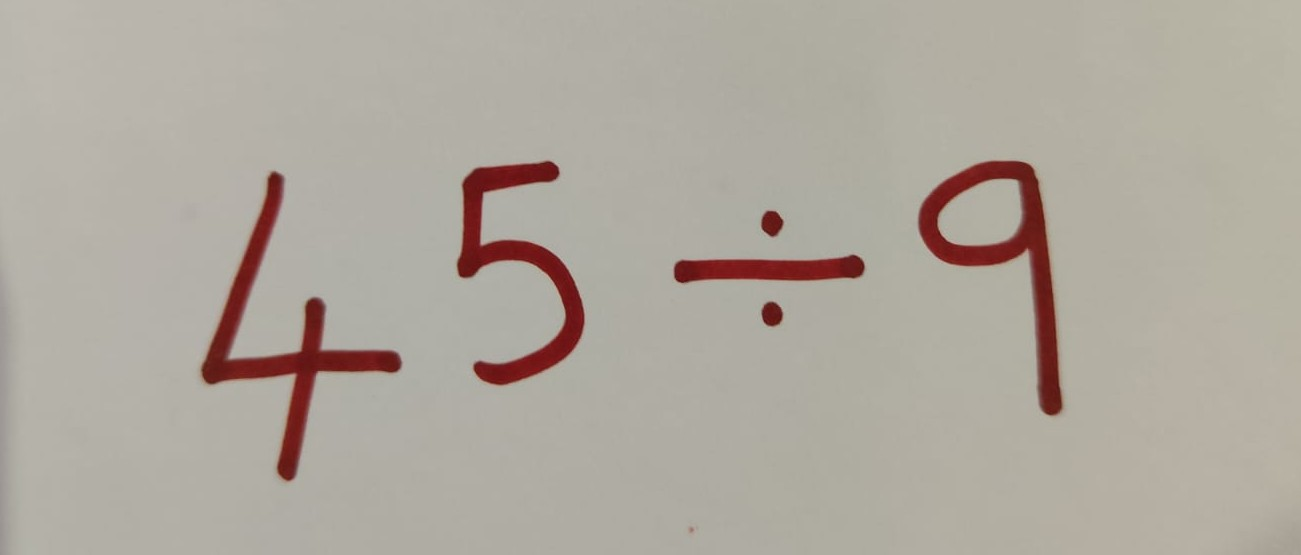
#> input picture backend/test.jpeg, 1301 x 555 px
$ python -i solver.py   (imports and definitions only)
#> lines starting #> are read from the running program, lines starting #| are printed output that depends on the picture; after the words box and inside, x2 and y2 are one past the last pixel; in counts of white or black regions, pixels touching at a corner belong together
from transformers import TrOCRProcessor, VisionEncoderDecoderModel
from PIL import Image
import sympy as sp
import cv2
import re
import numpy as np

# [1 line not run here, left out]


# [3 lines that did not run here, left out]
# [3 lines that did not run here, left out]
# [1 line not run here, left out]


def preprocess_image(image_path):
    # Read image
#> called with image_path = 'test.jpeg'
    img = cv2.imread(image_path)
#> img is the input picture: shape (555, 1301, 3); mean B, G, R 158.5, 168.3, 175.2

    # Convert to grayscale
    gray = cv2.cvtColor(img, cv2.COLOR_BGR2GRAY)
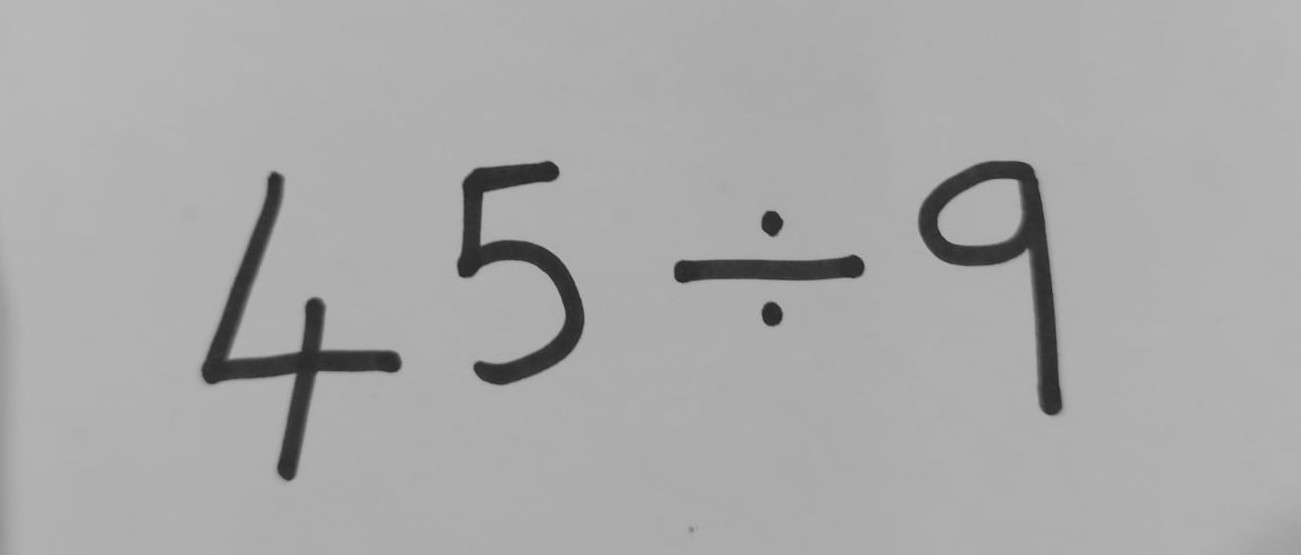
#> gray: shape (555, 1301); min 31, max 186, mean 169.2

    # Remove noise
    gray = cv2.GaussianBlur(gray, (3, 3), 0)

    # Binarize image
    _, gray = cv2.threshold(
        gray,
        0,
        255,
        cv2.THRESH_BINARY + cv2.THRESH_OTSU
    )
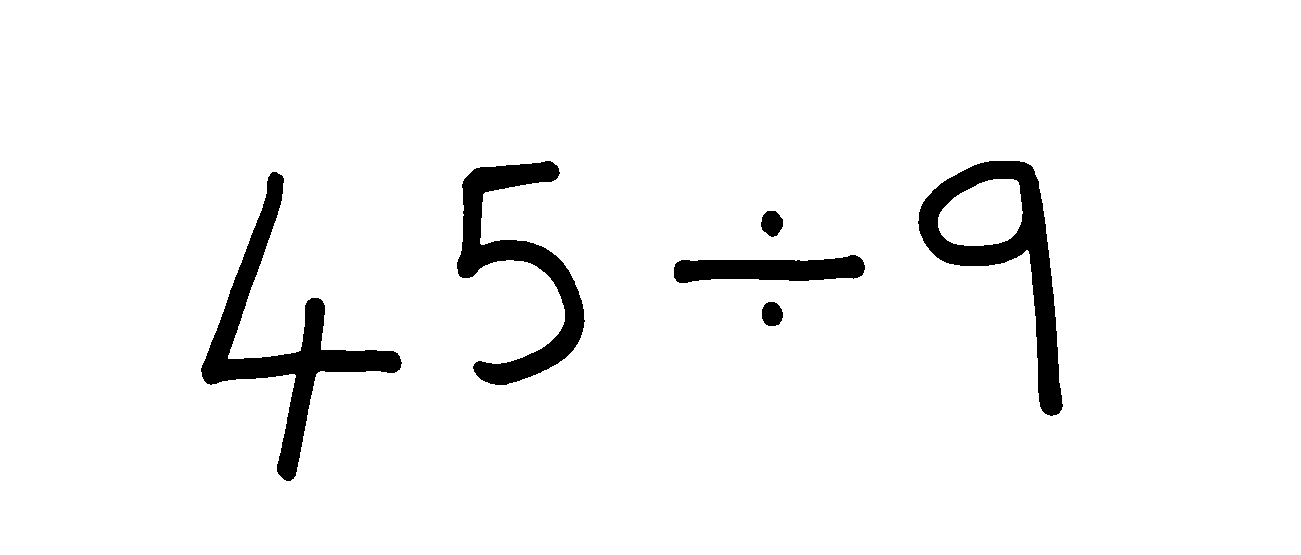
#> gray: shape (555, 1301); 95.3% white; 6 black regions, box (x1, y1, x2, y2) and area: (201, 172, 402, 481) 10816, (918, 161, 1063, 416) 9662, (457, 161, 585, 385) 8882, (674, 255, 865, 283) 3797, (761, 211, 783, 237) 431, (762, 302, 783, 326) 410
    h, w = gray.shape
#> h = 555; w = 1301

    scale = 384 / max(h, w)
#> scale = 0.295

    new_w = int(w * scale)
#> new_w = 383
    new_h = int(h * scale)
#> new_h = 163

    gray = cv2.resize(gray, (new_w, new_h))
#> gray: shape (163, 383)

    canvas = 255 * np.ones((384, 384), dtype="uint8")

    x = (384 - new_w) // 2
#> x = 0
    y = (384 - new_h) // 2
#> y = 110

    canvas[y:y+new_h, x:x+new_w] = gray
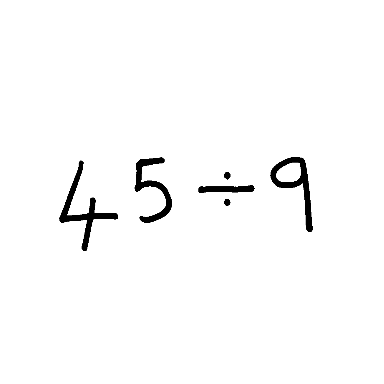
#> canvas: shape (384, 384); min 0, max 255, mean 249.9

    gray = canvas

    # Convert back to RGB PIL image
    image = Image.fromarray(gray).convert("RGB")

    return image


# [63 lines left out: function solve_image, not called in this run]

>>> result = preprocess_image('test.jpeg')
